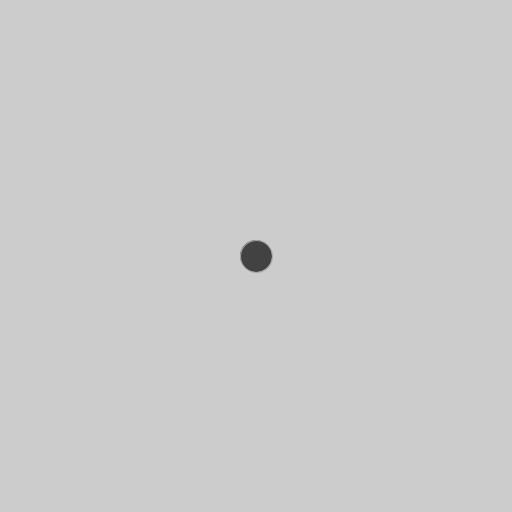
Frame 1 (no input)
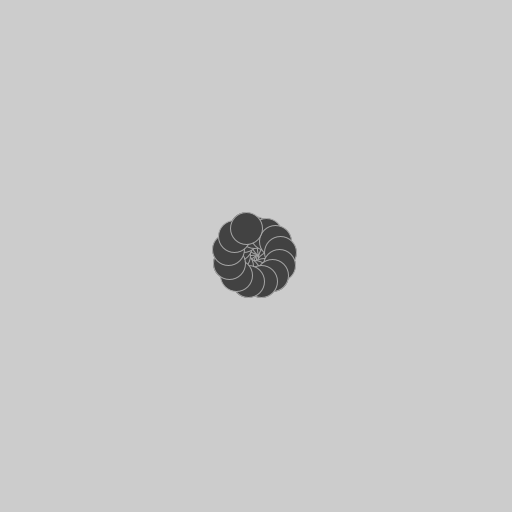
Frame 60 (the mouse pressed at the canvas centre just before this capture)
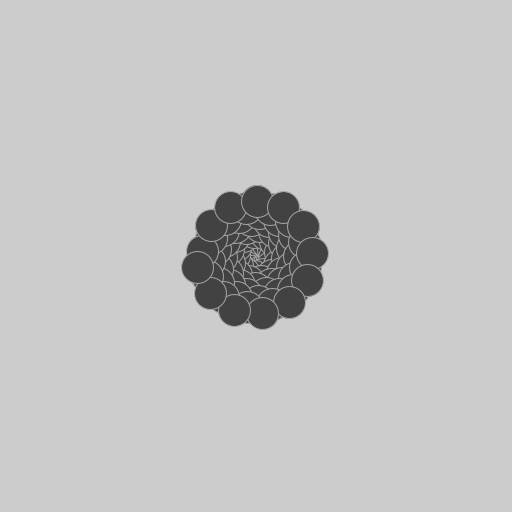
Frame 120 (the mouse held since frame 60 and released just before this capture)

The Processing sketch that drew these frames (run headless with seeded random() and noise(); from frame 60 on, the mouse is pressed at the canvas centre):

// Processing sketch: ANI2012A19_Spiral2
// ── ANI2012A19_Spiral2.pde
// ANI2012A19_Spiral2.pde
// Technique similaire à l'exemple Spiral1 mais avec animation, variation de couleur et réinitialisation après un certain délai.
// Puisque l'angle n'est pas réinitialisé à chaque séquence, une légère variation d'orientation se dessine à chaque itération.

// paramètres
int fps = 30;

int duration = 480;

float radius = 32.0f;

float offset = 0.5f;

// variables
float angle;
float amplitude;

float positionX;
float positionY;

float centerX;
float centerY;

int frame;

void setup()
{
  size(512, 512);
  frameRate(fps);
  rectMode(CORNER);
  stroke(random(0.0f, 256.0f));
  fill(random(0.0f, 256.0f));

  centerX = width/2;
  centerY = height/2;

  frame = 0;
  amplitude = 0;
}

void draw()
{
  positionX = centerX + cos(angle) * amplitude;
  positionY = centerY + sin(angle) * amplitude;

  ellipse(positionX, positionY, radius, radius);

  angle += offset;
  amplitude += offset;

  if (++frame >= duration)
    setup();
}
